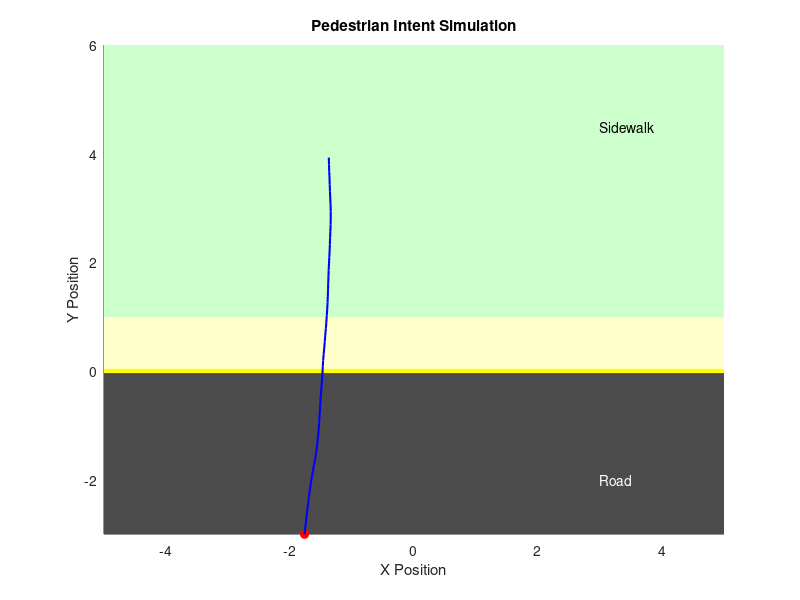

Recreate this plot in MATLAB. (Note: this script raises an error after producing the figure.)
clc; clear; close all;

% Hidden Intent

intents = ["CROSS", "STOP", "TURN"];
intent = intents(randi(3));

% Initial Conditions

x = -2 + 4*rand;          % random X (-2 to 2)
y = 4 + rand;             % sidewalk (4 to 5)

speed = 1 + 0.5*rand;     % 1 to 1.5
heading = -pi/2 + (rand-0.5)*0.2;  % mostly downward

dt = 0.1;

positions = [];
speeds = [];
headings = [];


% Figure Setup

figure; hold on;

% Sidewalk
rectangle('Position', [-5, 0, 10, 6], ...
    'FaceColor', [0.8 1 0.8], 'EdgeColor', 'none');

% Decision Zone
rectangle('Position', [-5, 0, 10, 1], ...
    'FaceColor', [1 1 0.8], 'EdgeColor', 'none');

% Road
rectangle('Position', [-5, -3, 10, 3], ...
    'FaceColor', [0.3 0.3 0.3], 'EdgeColor', 'none');

% Curb
plot([-5 5], [0 0], 'y', 'LineWidth', 3);

text(3, 4.5, 'Sidewalk');
text(3, -2, 'Road', 'Color', 'w');

xlim([-5 5]);
ylim([-3 6]);

title("Pedestrian Intent Simulation");
xlabel("X Position");
ylabel("Y Position");

dot = plot(x, y, 'ro', 'MarkerFaceColor', 'r');
path = plot(x, y, 'b-', 'LineWidth', 1.5);

% Simulation

for t = 1:60

    % slight randomness
    speed = speed + (rand*0.04 - 0.02);
    speed = max(speed, 0);

    heading = heading + (rand-0.5)*0.05;

 % Intent Behavior

    if intent == "CROSS"
        % Move toward road
        heading = -pi/2 + (rand-0.5)*0.1;

    elseif intent == "STOP"
        % Distance to curb
        distance_to_curb = y;

        % Gradual slowing
        if distance_to_curb <= 1
            speed = speed - 0.1*(1 - distance_to_curb);
        end

        speed = max(speed, 0);

    elseif intent == "TURN"
        % Curve away
        heading = heading + 0.08;
    end


    %  Update Motion
    vx = speed * cos(heading);
    vy = speed * sin(heading);

    x = x + vx * dt;
    y = y + vy * dt;

    % Ensure stop before curb
    if intent == "STOP" && y <= 0.05
        y = 0.05;
        speed = 0;
    end

    % Store data
    positions = [positions; x y];
    speeds = [speeds speed];
    headings = [headings heading];

    % Animate
    set(dot, 'XData', x, 'YData', y);
    set(path, 'XData', positions(:,1), 'YData', positions(:,2));

    pause(0.05);
end


% Prediction Logic
if min(speeds) < 0.2
    predicted = "STOP";
elseif abs(headings(end) - headings(1)) > 0.5
    predicted = "TURN";
else
    predicted = "CROSS";
end

% Results
text(-4.5, 5.5, "True: " + intent, 'FontSize', 12);
text(-4.5, 5.0, "Predicted: " + predicted, 'FontSize', 12);

disp("True Intent: " + intent);
disp("Predicted Intent: " + predicted);
